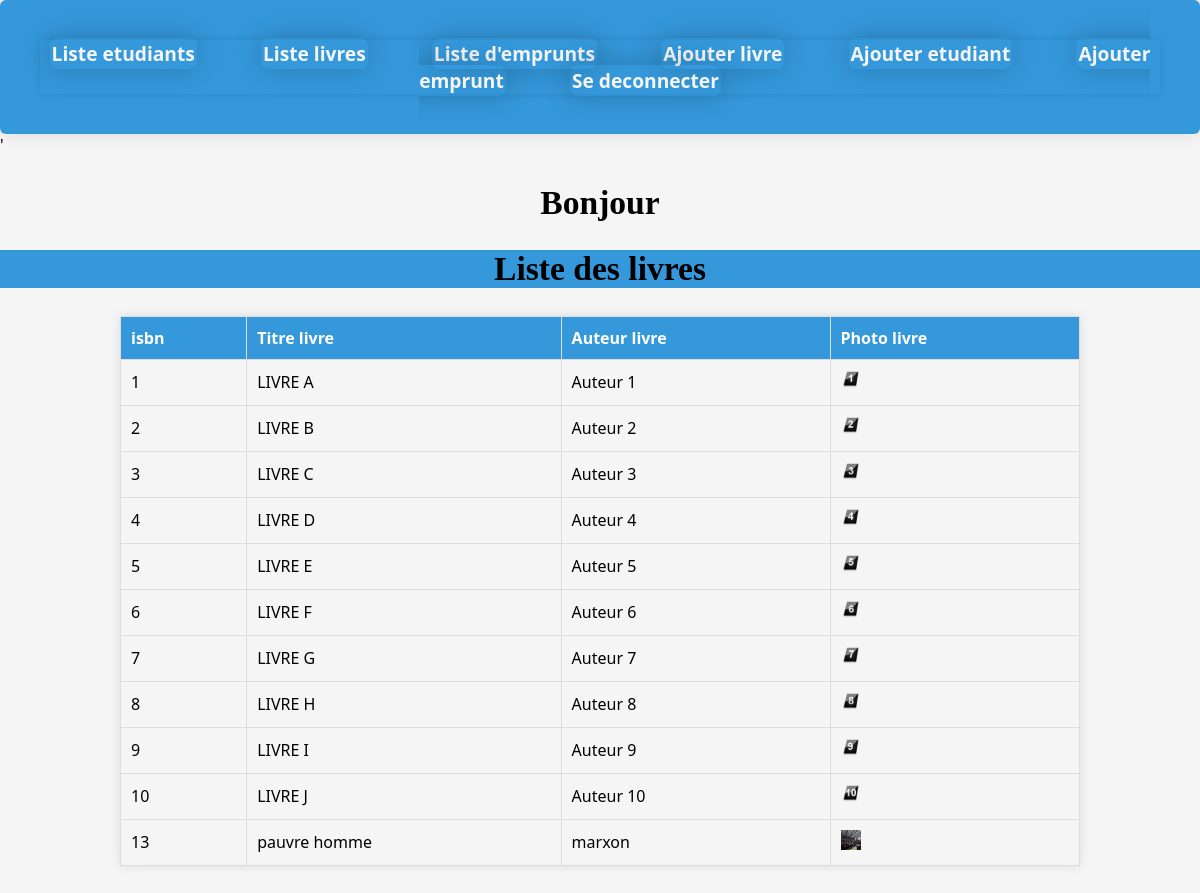
/biblio/list_livres.php, run on the app's committed database.
### tables this page shows
CREATE TABLE `livre` (
  `isbn` int(11) NOT NULL,
  `titre_livre` varchar(100) NOT NULL,
  `auteur` varchar(40) NOT NULL,
  `image_livre` varchar(45) NOT NULL DEFAULT 'SANS_IMAGE.png'
);

### biblio/list_livres.php (the view, shortened to what this page needs)
<?php
include 'connexion.php';
$nom=$_SESSION['nom'];
$prenom=$_SESSION['prenom'];
?>
<!DOCTYPE html>
<html lang="en">
<head>
</head>
<body>
<header>
        <nav>
            <ul>
                <li><a href="list_etudiants.php">Liste etudiants</a></li>
                <li><a href="list_livres.php">Liste livres</a></li>
                <li><a href="List_emprunts.php">Liste d'emprunts</a></li>
                <li><a href="Ajouter_livre.php">Ajouter livre</a></li>
                <li><a href="Ajouter_etudiant.php">Ajouter etudiant</a></li>
                <li><a href="Ajouter_emprunt.php">Ajouter emprunt</a></li>
                <li><a href="index.php">Se deconnecter</a></li>
            </ul>
        </nav>
    </header>
     <main>
        <section  class="dashboard-container">
        <div class="dashboard-container">'
        <?php echo "<h2> Bonjour    " .$nom." ".$prenom. "</h2>" ?>
        <div class="sec"><h2>Liste des livres</h2></div>
    <table border="1">
        <tr>
            <th>isbn</th>
            <th>Titre livre</th>
            <th>Auteur livre</th>
            <th>Photo livre</th>
        </tr>
        <?php
        $req3 = "SELECT * FROM livre ;";
        $res3 = mysqli_query($link,$req3);
        if (mysqli_num_rows($res3) > 0){
        while($data = mysqli_fetch_assoc($res3)){
            $photo=$data['image_livre'];
            echo "<tr>";
            echo "<td> ".$data['isbn']." </td>
            <td> ".$data['titre_livre']." </td>
            <td> ".$data['auteur']." </td>";
            echo "<td>";
            echo "<img src=\"photo/$photo\" alt=\"image\" height=20 width=20 />";
            echo "</td>";
            echo "</tr>";
        }
    }
    else {
        echo "<tr><td colspan='8'>No language registration requests found.</td></tr>";
    }
        ?>
    </table>
    </div>
</body>
</html>

### biblio/list_livres.php (style rules this page uses)
body { font-family: 'Segoe UI', Tahoma, Geneva, Verdana, sans-serif; background-color: #f5f5f5; margin: 0; padding: 0; }
header { background-color: #3498db; color: #fff; text-align: center; padding: 1em; box-shadow: 0 0 20px rgba(0, 0, 0, 0.1); border-radius: 6px; }
nav { padding: 1.5em; }
nav ul { list-style: none; margin: 0; padding: 0; box-shadow: 0 0 10px rgba(0, 0, 0, 0.1); }
nav ul li { display: inline; margin-right: 60px; font-size: 1.2rem; text-transform: none; border-radius: 8px; padding: 2px; box-shadow: 0 0 30px rgba(0, 0, 0, 0.2); }
a { text-decoration: none; color: whitesmoke; font-weight:bold ; }
table { width: 80%; margin:10%; border-collapse: collapse; margin-top: 20px; box-shadow: 0 0 10px rgba(0, 0, 0, 0.1); }
th, td { padding: 10px; border: 1px solid #ddd; text-align: left; }
th { background-color: #3498db; color: #fff; }
.sec { background-color:#3498db; color:black; }
h2 { text-align: center; font-family: serif; font-size: 2.1rem; }

### data on the page
livre: isbn "1", titre_livre "LIVRE A", auteur "Auteur 1", image_livre (picture)
livre: isbn "2", titre_livre "LIVRE B", auteur "Auteur 2", image_livre (picture)
livre: isbn "3", titre_livre "LIVRE C", auteur "Auteur 3", image_livre (picture)
livre: isbn "4", titre_livre "LIVRE D", auteur "Auteur 4", image_livre (picture)
livre: isbn "5", titre_livre "LIVRE E", auteur "Auteur 5", image_livre (picture)
livre: isbn "6", titre_livre "LIVRE F", auteur "Auteur 6", image_livre (picture)
livre: isbn "7", titre_livre "LIVRE G", auteur "Auteur 7", image_livre (picture)
livre: isbn "8", titre_livre "LIVRE H", auteur "Auteur 8", image_livre (picture)
livre: isbn "9", titre_livre "LIVRE I", auteur "Auteur 9", image_livre (picture)
livre: isbn "10", titre_livre "LIVRE J", auteur "Auteur 10", image_livre (picture)
livre: isbn "13", titre_livre "pauvre homme", auteur "marxon", image_livre (picture)
